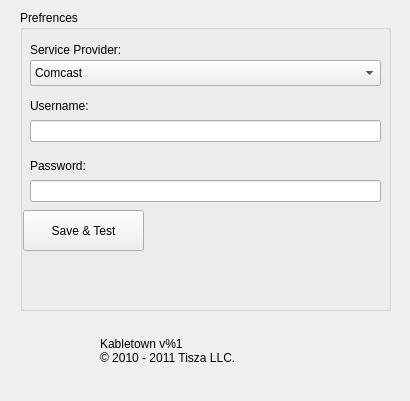
<?xml version="1.0" encoding="UTF-8"?>
<ui version="4.0">
 <class>Prefrences</class>
 <widget class="QWidget" name="Prefrences">
  <property name="enabled">
   <bool>true</bool>
  </property>
  <property name="geometry">
   <rect>
    <x>0</x>
    <y>0</y>
    <width>410</width>
    <height>401</height>
   </rect>
  </property>
  <property name="windowTitle">
   <string>Prefrences</string>
  </property>
  <widget class="QLabel" name="appIcon">
   <property name="geometry">
    <rect>
     <x>20</x>
     <y>320</y>
     <width>64</width>
     <height>64</height>
    </rect>
   </property>
   <property name="text">
    <string/>
   </property>
   <property name="pixmap">
    <pixmap resource="resources.qrc">:/images/icon.png</pixmap>
   </property>
   <property name="scaledContents">
    <bool>true</bool>
   </property>
  </widget>
  <widget class="QGroupBox" name="groupBox">
   <property name="geometry">
    <rect>
     <x>20</x>
     <y>10</y>
     <width>371</width>
     <height>301</height>
    </rect>
   </property>
   <property name="title">
    <string>Prefrences</string>
   </property>
   <widget class="QLabel" name="label_1">
    <property name="geometry">
     <rect>
      <x>10</x>
      <y>86</y>
      <width>211</width>
      <height>20</height>
     </rect>
    </property>
    <property name="text">
     <string>Username:</string>
    </property>
   </widget>
   <widget class="QLineEdit" name="user">
    <property name="geometry">
     <rect>
      <x>10</x>
      <y>110</y>
      <width>351</width>
      <height>22</height>
     </rect>
    </property>
   </widget>
   <widget class="QLabel" name="label_2">
    <property name="geometry">
     <rect>
      <x>10</x>
      <y>146</y>
      <width>62</width>
      <height>20</height>
     </rect>
    </property>
    <property name="text">
     <string>Password:</string>
    </property>
   </widget>
   <widget class="QLineEdit" name="pass">
    <property name="geometry">
     <rect>
      <x>10</x>
      <y>170</y>
      <width>351</width>
      <height>22</height>
     </rect>
    </property>
    <property name="echoMode">
     <enum>QLineEdit::PasswordEchoOnEdit</enum>
    </property>
   </widget>
   <widget class="QLabel" name="error">
    <property name="geometry">
     <rect>
      <x>120</x>
      <y>240</y>
      <width>221</width>
      <height>51</height>
     </rect>
    </property>
    <property name="text">
     <string/>
    </property>
    <property name="wordWrap">
     <bool>true</bool>
    </property>
    <property name="openExternalLinks">
     <bool>true</bool>
    </property>
   </widget>
   <widget class="QPushButton" name="signIn">
    <property name="geometry">
     <rect>
      <x>3</x>
      <y>200</y>
      <width>121</width>
      <height>41</height>
     </rect>
    </property>
    <property name="text">
     <string>Save &amp;&amp; Test</string>
    </property>
   </widget>
   <widget class="QLabel" name="forgot">
    <property name="geometry">
     <rect>
      <x>130</x>
      <y>200</y>
      <width>231</width>
      <height>31</height>
     </rect>
    </property>
    <property name="text">
     <string/>
    </property>
    <property name="openExternalLinks">
     <bool>true</bool>
    </property>
   </widget>
   <widget class="QLabel" name="throbber">
    <property name="geometry">
     <rect>
      <x>40</x>
      <y>240</y>
      <width>50</width>
      <height>50</height>
     </rect>
    </property>
    <property name="text">
     <string/>
    </property>
    <property name="scaledContents">
     <bool>true</bool>
    </property>
    <property name="alignment">
     <set>Qt::AlignCenter</set>
    </property>
   </widget>
   <widget class="QComboBox" name="service">
    <property name="geometry">
     <rect>
      <x>10</x>
      <y>50</y>
      <width>351</width>
      <height>26</height>
     </rect>
    </property>
    <item>
     <property name="text">
      <string>Comcast</string>
     </property>
    </item>
   </widget>
   <widget class="QLabel" name="label_0">
    <property name="geometry">
     <rect>
      <x>10</x>
      <y>30</y>
      <width>211</width>
      <height>20</height>
     </rect>
    </property>
    <property name="text">
     <string>Service Provider:</string>
    </property>
   </widget>
  </widget>
  <widget class="QLabel" name="appLabel">
   <property name="geometry">
    <rect>
     <x>100</x>
     <y>320</y>
     <width>271</width>
     <height>61</height>
    </rect>
   </property>
   <property name="text">
    <string>Kabletown v%1
© 2010 - 2011 Tisza LLC.</string>
   </property>
   <property name="openExternalLinks">
    <bool>true</bool>
   </property>
  </widget>
 </widget>
 <resources>
  <include location="resources.qrc"/>
 </resources>
 <connections/>
</ui>
